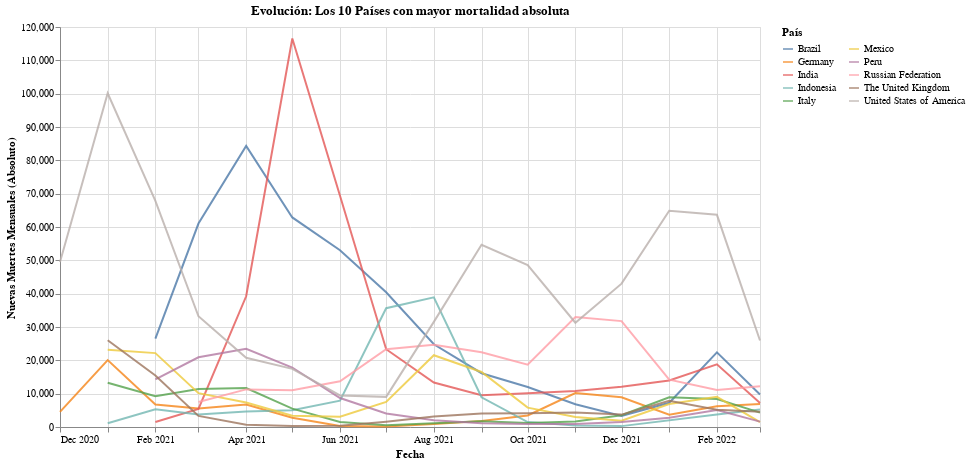
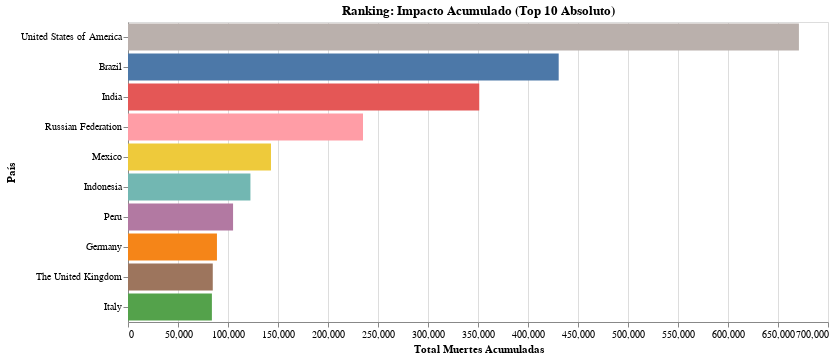

The notebook cell these images were saved under, in order:
### Code cell
# 1. PREPARACIÓN DE DATOS
# Aseguramos que existe la columna de muertes totales absolutas
if 'total_deaths' not in df.columns:
    df['total_deaths'] = df.groupby('country')['New_deaths'].cumsum()

if 'population' in df.columns:
    df['total_deaths_per_million'] = (df['total_deaths'] / df['population']) * 1_000_000

# 2. FILTRAR LOS TOP 10 PAÍSES (Criterio: Muertes ABSOLUTAS)
top_countries = df.groupby('country')['total_deaths'].max().nlargest(10).index.tolist()
df_top10 = df[df['country'].isin(top_countries)]

# 3. GRÁFICOS

# Gráfico 1: Spaghetti Chart (Sin cambios)
spaghetti_chart = alt.Chart(df_top10).mark_line(opacity=0.8, strokeWidth=2).encode(
    x=alt.X('yearmonth(date):T', title='Fecha'),
    y=alt.Y('sum(New_deaths):Q', title='Nuevas Muertes Mensuales (Absoluto)'),
    color=alt.Color('country:N', title='País', legend=alt.Legend(columns=2)),
    tooltip=['country', 'yearmonth(date)', 'sum(New_deaths)']
).properties(
    title='Evolución: Los 10 Países con mayor mortalidad absoluta',
    width=700,
    height=400
)

# Gráfico 2: Ranking Chart (MODIFICADO: Colores distintos por país)
ranking_chart = alt.Chart(df_top10).mark_bar().encode(
    x=alt.X('max(total_deaths):Q', title='Total Muertes Acumuladas'),
    y=alt.Y('country:N', sort='-x', title='País'), 
    # CAMBIO AQUÍ: Usamos 'country' para el color en lugar de un valor fijo
    color=alt.Color('country:N', legend=None), 
    tooltip=[
        alt.Tooltip('country', title='País'),
        alt.Tooltip('max(total_deaths)', title='Muertes Totales', format=','),
        alt.Tooltip('max(total_deaths_per_million)', title='Muertes x Millón', format=',.0f')
    ]
).properties(
    title='Ranking: Impacto Acumulado (Top 10 Absoluto)',
    width=700,
    height=300
)

display(spaghetti_chart)
display(ranking_chart)

### Figure 1 — Vega-Lite specification as saved in the notebook (floating-point values rounded to 4 significant figures; data arrays with more than 128 entries replaced by an {"elided": "..."} marker saying what was removed)
{"config": {"view": {"continuousWidth": 300, "continuousHeight": 300}}, "data": {"name": "data-306bb1e6d1af6c4b1c7f7a9ec1e6a5dd"}, "mark": {"type": "line", "opacity": 0.8, "strokeWidth": 2}, "encoding": {"color": {"field": "country", "legend": {"columns": 2}, "title": "País", "type": "nominal"}, "tooltip": [{"field": "country", "type": "nominal"}, {"field": "date", "timeUnit": "yearmonth", "type": "temporal"}, {"aggregate": "sum", "field": "New_deaths", "type": "quantitative"}], "x": {"field": "date", "timeUnit": "yearmonth", "title": "Fecha", "type": "temporal"}, "y": {"aggregate": "sum", "field": "New_deaths", "title": "Nuevas Muertes Mensuales (Absoluto)", "type": "quantitative"}}, "height": 400, "title": "Evolución: Los 10 Países con mayor mortalidad absoluta", "width": 700, "$schema": "https://vega.github.io/schema/vega-lite/v5.20.1.json", "datasets": {"data-306bb1e6d1af6c4b1c7f7a9ec1e6a5dd": {"elided": "4108 records"}}}

### Figure 2 — Vega-Lite specification as saved in the notebook (floating-point values rounded to 4 significant figures; data arrays with more than 128 entries replaced by an {"elided": "..."} marker saying what was removed)
{"config": {"view": {"continuousWidth": 300, "continuousHeight": 300}}, "data": {"name": "data-306bb1e6d1af6c4b1c7f7a9ec1e6a5dd"}, "mark": {"type": "bar"}, "encoding": {"color": {"field": "country", "legend": null, "type": "nominal"}, "tooltip": [{"field": "country", "title": "País", "type": "nominal"}, {"aggregate": "max", "field": "total_deaths", "format": ",", "title": "Muertes Totales", "type": "quantitative"}, {"aggregate": "max", "field": "total_deaths_per_million", "format": ",.0f", "title": "Muertes x Millón", "type": "quantitative"}], "x": {"aggregate": "max", "field": "total_deaths", "title": "Total Muertes Acumuladas", "type": "quantitative"}, "y": {"field": "country", "sort": "-x", "title": "País", "type": "nominal"}}, "height": 300, "title": "Ranking: Impacto Acumulado (Top 10 Absoluto)", "width": 700, "$schema": "https://vega.github.io/schema/vega-lite/v5.20.1.json", "datasets": {"data-306bb1e6d1af6c4b1c7f7a9ec1e6a5dd": {"elided": "4108 records"}}}
